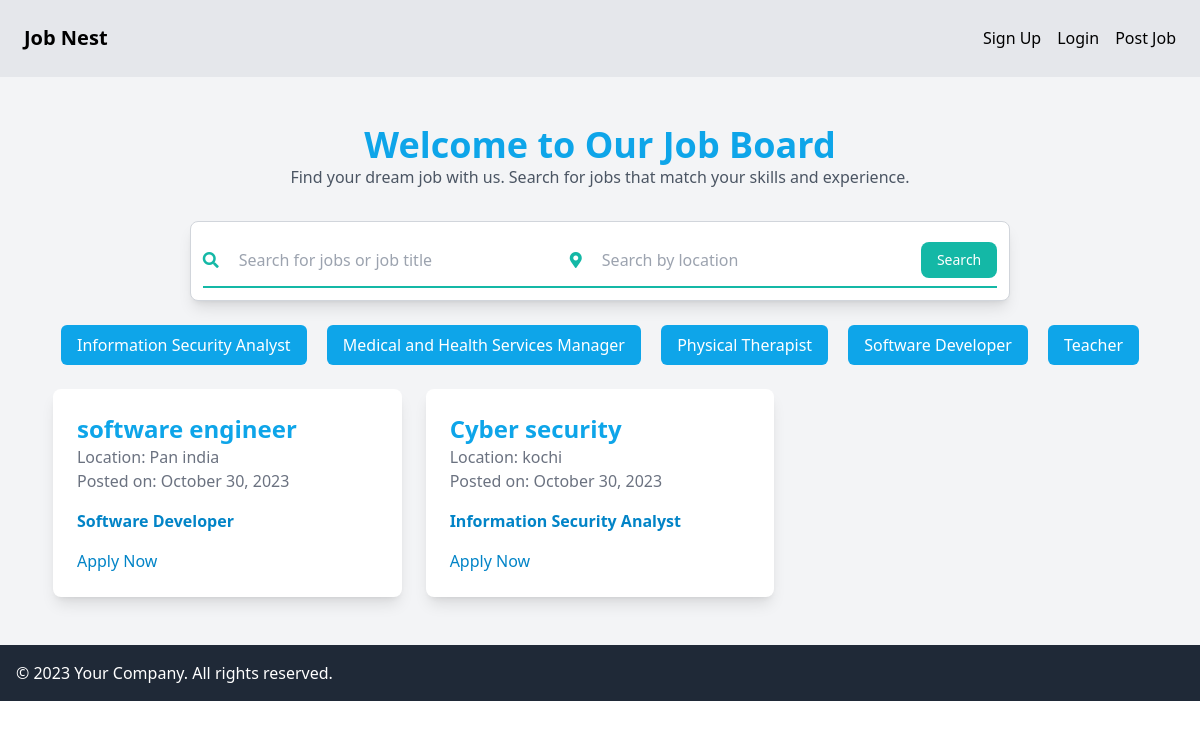
The app's page /, older data.
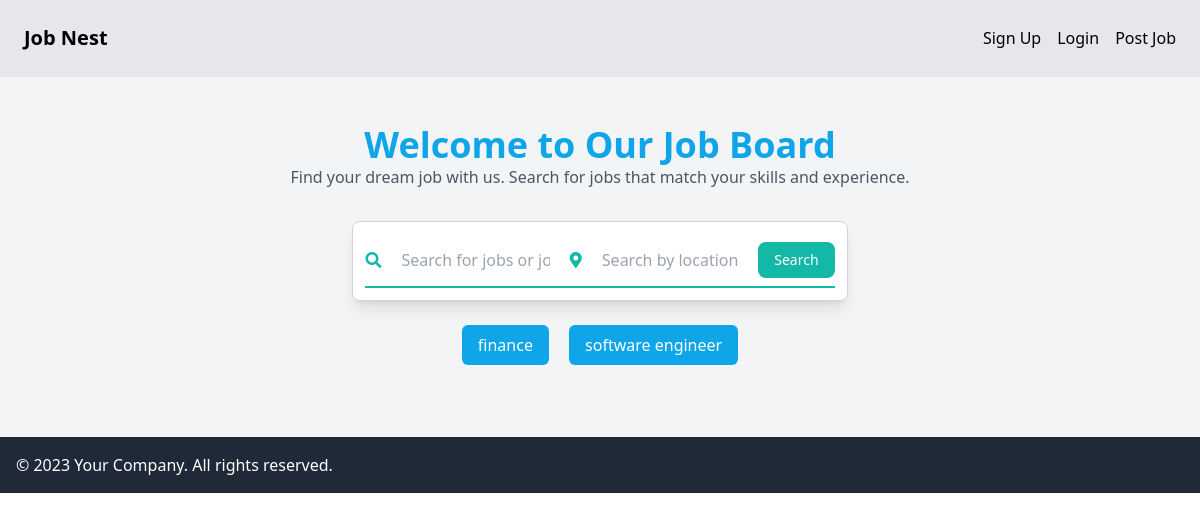
The same page, newer data.
### jobs/models.py (models this page shows, shortened)
class Category(models.Model):
    name = models.CharField(max_length=255)
    class Meta:
        ordering = ('name',)
    def __str__(self):
        return self.name

class JobListing(models.Model):
    created_by = models.ForeignKey(User, on_delete=models.CASCADE)
    category = models.ForeignKey(Category, on_delete=models.CASCADE)
    title = models.CharField(max_length=200)
    expired = models.BooleanField(default=False)
    description = models.TextField()
    location = models.CharField(max_length=100)
    created_at = models.DateTimeField(auto_now_add=True)

### jobs/views.py (the view)
# urls.py: path('', views.user, name='user'),
def user(request):
    job = JobListing.objects.all()
    search_in = request.GET.get('query')
    search = request.GET.get('location')
    category_id = request.GET.get('category', 0)
    categories = Category.objects.all()
    if search_in:
        job = JobListing.objects.filter(category__name__icontains=search_in,
                                       location__icontains=search)
    context = {
        'jobs': job,
        'categories': categories,
        'category_id': int(category_id),
    }
    return render(request, 'user.html', context)

### jobs/templates/user.html (shortened to what this page needs)
{% extends 'base.html' %}
{% block content %}
<div class="px-4 py-6">
    <div class="w-full max-w-screen-xl mx-auto">
        <div class="text-center mb-8">
            <h1 class="text-4xl font-semibold text-sky-500">Welcome to Our Job Board</h1>
            <p class="text-gray-600">Find your dream job with us. Search for jobs that match your skills and experience.</p>
        </div>
        <form action="/" method="GET" class="w-full md:w-3/4 mx-auto bg-white p-3 rounded-lg shadow-lg border border-gray-300">
            <div class="flex items-center border-b border-b-2 border-teal-500 py-2">
                <i class="fas fa-search text-teal-500 mr-3"></i>
                <input type="text" name="query" class="appearance-none bg-transparent border-none w-1/2 text-gray-700 py-1 px-2 leading-tight focus:outline-none"
                    placeholder="Search for jobs or job title">
                <i class="fas fa-map-marker-alt text-teal-500 mx-3"></i>
                <input type="text" name="location" class="appearance-none bg-transparent border-none w-1/2 text-gray-700 py-1 px-2 leading-tight focus:outline-none"
                    placeholder="Search by location">
                <button type="submit"
                    class="flex-shrink-0 bg-teal-500 hover:bg-teal-700 text-sm text-white py-2 px-4 rounded-lg focus:outline-none">Search</button>
            </div>
        </form>
    </div>
        <div class="text-center my-6">
            {% for category in categories %}
                <a href="{% url 'user' %}?query={{ query }}&category={{ category.id }}">
                    <button class="bg-sky-500 text-white px-4 py-2 mx-2 rounded-md hover:bg-sky-700{% if category.id == category_id %} bg-gray-200{% endif %}">
                        {{ category.name }}
                    </button>
                </a>
            {% endfor %}
        </div>
    <div class="grid grid-cols-1 md:grid-cols-3 gap-6">
        {% for job in jobs %}
        <div class="bg-white rounded-lg shadow-lg hover:shadow-xl hover:bg-gray-100">
            <div class="p-6">
                <h2 class="text-2xl font-semibold text-sky-500">{{ job.title }}</h2>
                <p class="text-gray-500">Location: {{ job.location }}</p>
                <p class="text-gray-500">Posted on: {{ job.created_at|date:"F j, Y" }}</p>
                <div class="mt-4">
                    <p class="text-sky-600 font-semibold">{{ job.category }}</p>
                </div>
                <div class="mt-4">
                    <a href="{% url 'job_details' job.id %}" class="text-sky-600 hover:underline">Apply Now</a>
                </div>
            </div>
        </div>
        {% endfor %}
    </div>
</div>
{% endblock %}

### jobs/templates/base.html (shortened to what this page needs)
<!doctype html>
<html>
    <head>
        <script src="https://cdn.tailwindcss.com"></script>
        <link rel="stylesheet" href="https://cdnjs.cloudflare.com/ajax/libs/font-awesome/5.15.3/css/all.min.css" />
</head>
<body>
<nav class="py-6 px-6 md:flex md:justify-between md:items-center border-b bg-gray-200 border-gray-200">
    <a href="{% url 'user' %}" class="text-xl font-semibold hover:text-sky-500">Job Nest</a>
    <div class="md:flex items-center space-x-4">
        {% if request.user.is_authenticated %}
        <a href="{% url 'user_profile_update' %}" class="hover:text-sky-500">Profile</a>
        <a href="{% url 'logout' %}" class="hover:text-sky-500">Logout</a>
        {% else %}
        <a href="{% url 'registerPage' %}" class="hover:text-sky-500">Sign Up</a>
        <a href="{% url 'login' %}" class="hover:text-sky-500">Login</a>
        <a href="{% url 'employer:employerLogin' %}" class="hover:text-sky-500">Post Job</a>
        {% endif %}
    </div>
</nav>
            <div class="px-4 md:px-6 py-6 bg-gray-100 flex flex-col items-center">
            {% block content %}
            {% endblock %}
        </div>
<div class="bottom-0 left-0 right-0 bg-gray-800 text-white p-4">
    <div class="w-full max-w-screen-xl mx-auto">
        <p>&copy; 2023 Your Company. All rights reserved.</p>
    </div>
</div>
</body>
</html>

Row changes from the older to the newer data that the page shows:
removed Category: name "Medical and Health Services Manager"
removed Category: name "Physical Therapist"
removed Category: name "Software Developer"
removed JobListing: title "software engineer", location "Pan india", created_at "October 30, 2023", category "Software Developer"
removed JobListing: title "Cyber security", location "kochi", created_at "October 30, 2023", category "Information Security Analyst"
changed Category: name "Information Security Analyst" → "finance"
changed Category: name "Teacher" → "software engineer"
